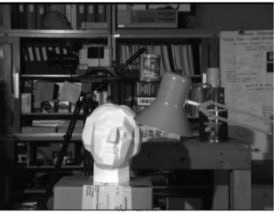
#> input picture clahe.jpg, 274 x 213 px
$ python clahe.py
#> lines starting #> are read from the running program, lines starting #| are printed output that depends on the picture
import numpy as np
import cv2

# Load the image in greyscale
img = cv2.imread('clahe.jpg', 0)
#> img is the input picture: shape (213, 274); min 0, max 255, mean 71.3

# Apply histogram equalization (uncomment if needed)
# img_2 = cv2.equalizeHist(img)

# Create a CLAHE object (Arguments are optional).
clahe = cv2.createCLAHE(clipLimit=2.0, tileGridSize=(8, 8))
out = clahe.apply(img)
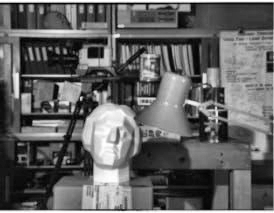
#> out: shape (213, 274); min 1, max 255, mean 98.6

# Display the images side by side using cv2.hconcat
out1 = cv2.hconcat([img, out])
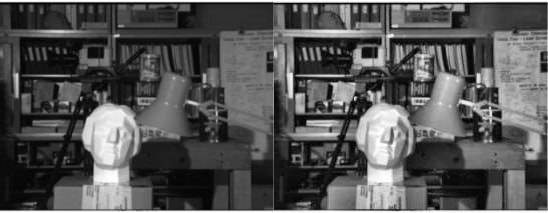
#> out1: shape (213, 548); min 0, max 255, mean 85
cv2.imshow('Comparison', out1)
cv2.waitKey(0)
cv2.destroyAllWindows()

$ run again, with astro.jpg copied over clahe.jpg
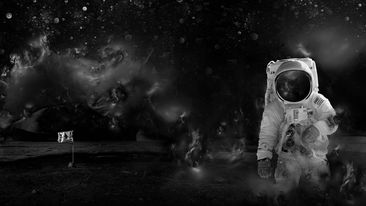
#> input picture astro.jpg, 366 x 206 px
#> img is the input picture: shape (206, 366); min 0, max 255, mean 30.5
#> `out = clahe.apply(img)`:
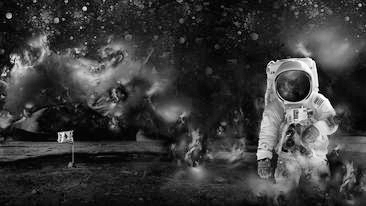
#> out: shape (206, 366); min 1, max 255, mean 57.1
#> `out1 = cv2.hconcat([img, out])`:
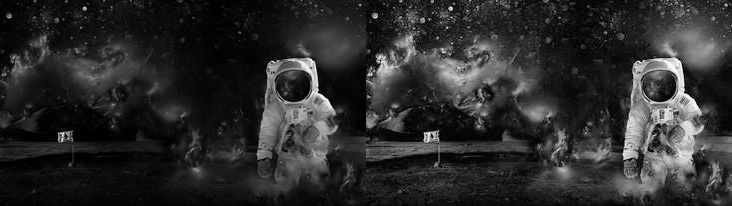
#> out1: shape (206, 732); min 0, max 255, mean 43.8
